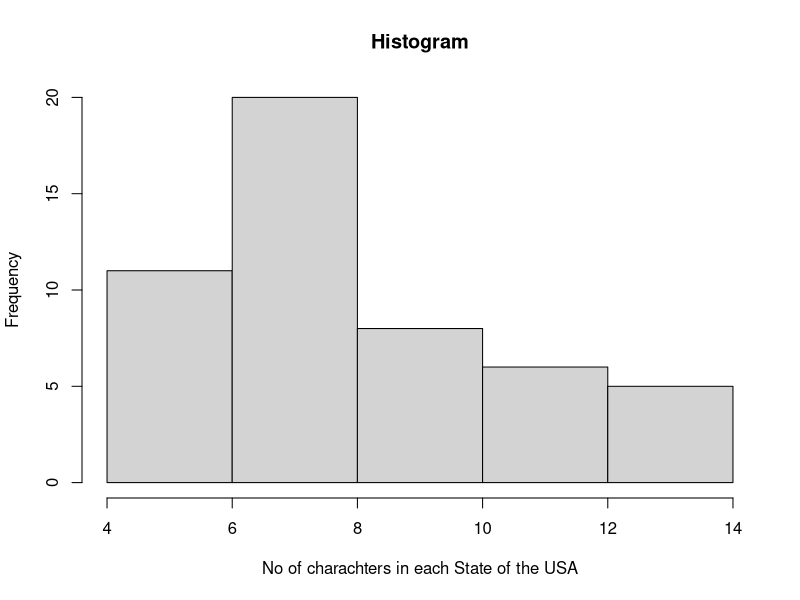

Write R code to recreate this figure.
#Assignment4.3

USArrests
states=rownames(USArrests)
#• Get states names with ‘w’.
grep(pattern="w",x=states,value=TRUE)
#• Get states names with ‘W’.
grep(pattern="W",x=states,value=TRUE)

#Question.2. Prepare a histogram of the number of characters in each US state.
hist(nchar(states),main = "Histogram",xlab ='No of charachters in each State of the USA')

#VereDias